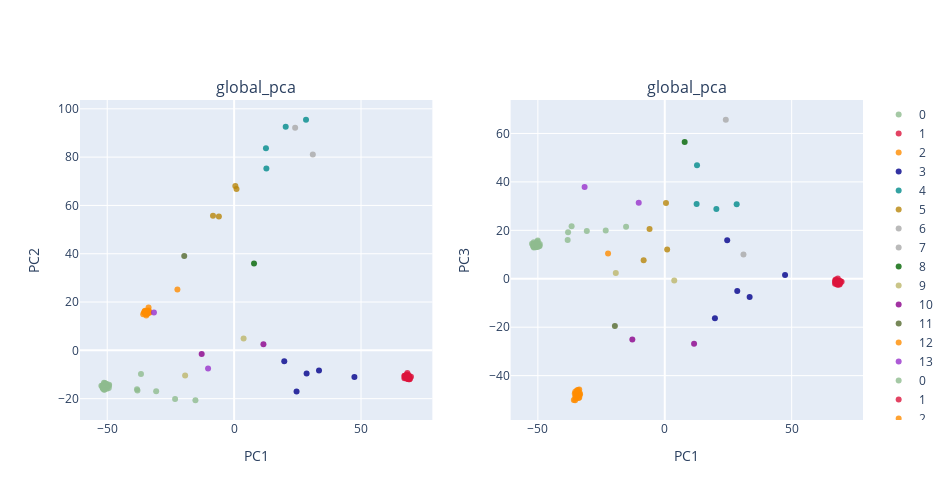

The code cell stored with this chart in its notebook:
### Code cell
###
plot_global_pca(feats,label_select,PCA_color_ref,title= 'global_pca',height= 500,width= 950)

### Figure 1 — Plotly figure (JSON) as saved in the notebook; plotly's stock layout.template omitted (floating-point values rounded to 4 significant figures)
{"data": [{"marker": {"color": "darkseagreen", "line": {"width": 0}, "opacity": 0.8, "size": 6, "symbol": "circle"}, "mode": "markers", "name": "0", "type": "scatter", "x": [-50.93, -50.12, -51.79, -50.19, -50.83, -51.43, -51.28, -51.61, -49.25, -50.67, -50.85, -49.35, -50.93, -51.47, -51.26, -50.62, -51.79, -51.22, -50.08, -51.3, -51.49, -51.57, -50.14, -50.28, -50.72, -49.99, -50.06, -50.8, -49.39, -51.83, -52.31, -51.13, -50.6, -51.6, -51.51, -51.82, -50.68, -51.19, -50.17, -50.72, -23.26, -36.7, -30.72, -38.1, -15.25, -38.26], "xaxis": "x", "y": [-15.27, -15.34, -15.58, -14.34, -14.78, -15.55, -13.39, -15.74, -14.22, -14.27, -14.35, -14.62, -13.52, -16.0, -15.02, -14.32, -14.7, -15.4, -15.06, -14.53, -14.29, -15.23, -15.9, -15.22, -13.96, -14.51, -15.06, -14.61, -15.58, -15.16, -14.64, -16.16, -15.31, -14.65, -15.72, -14.56, -14.08, -16.34, -13.96, -13.81, -20.09, -9.797, -16.9, -16.67, -20.66, -16.13], "yaxis": "y"}, {"marker": {"color": "crimson", "line": {"width": 0}, "opacity": 0.8, "size": 6, "symbol": "circle"}, "mode": "markers", "name": "1", "type": "scatter", "x": [67.65, 68.88, 69.12, 68.48, 68.26, 68.97, 68.31, 68.32, 68.04, 67.09, 68.0, 67.91, 68.14, 68.49, 67.64, 68.53, 68.12, 69.68, 67.45, 68.55, 67.14, 68.86, 68.36, 67.27, 68.49, 67.65, 67.13, 68.76, 68.08, 67.6, 69.12, 68.11, 68.78, 69.01, 68.08, 69.24, 67.97, 68.18, 68.96, 68.54], "xaxis": "x", "y": [-10.43, -10.92, -11.97, -11.32, -9.388, -11.51, -11.87, -11.07, -10.04, -11.6, -10.84, -11.57, -11.68, -10.64, -11.21, -10.84, -11.1, -10.95, -10.68, -11.29, -10.53, -11.36, -10.24, -11.24, -11.42, -10.99, -10.66, -10.35, -10.97, -10.47, -11.04, -10.38, -12.01, -10.82, -11.47, -11.71, -11.2, -10.96, -11.25, -10.79], "yaxis": "y"}, {"marker": {"color": "darkorange", "line": {"width": 0}, "opacity": 0.8, "size": 6, "symbol": "circle"}, "mode": "markers", "name": "2", "type": "scatter", "x": [-34.27, -33.7, -33.56, -34.23, -34.58, -35.83, -33.96, -33.4, -33.71, -35.02, -34.69, -34.35, -33.57, -35.23, -34.63, -35.07, -34.79, -35.26, -35.32, -35.47], "xaxis": "x", "y": [16.03, 16.52, 15.7, 15.07, 15.34, 14.99, 15.88, 15.61, 17.7, 15.76, 15.03, 16.36, 16.05, 16.16, 14.44, 16.45, 16.04, 15.5, 15.77, 15.7], "yaxis": "y"}, {"marker": {"color": "darkblue", "line": {"width": 0}, "opacity": 0.8, "size": 6, "symbol": "circle"}, "mode": "markers", "name": "3", "type": "scatter", "x": [47.39, 28.56, 33.43, 24.6, 19.75], "xaxis": "x", "y": [-11.07, -9.611, -8.332, -17.01, -4.481], "yaxis": "y"}, {"marker": {"color": "darkcyan", "line": {"width": 0}, "opacity": 0.8, "size": 6, "symbol": "circle"}, "mode": "markers", "name": "4", "type": "scatter", "x": [20.32, 12.7, 12.54, 28.33], "xaxis": "x", "y": [92.58, 75.26, 83.69, 95.47], "yaxis": "y"}, {"marker": {"color": "darkgoldenrod", "line": {"width": 0}, "opacity": 0.8, "size": 6, "symbol": "circle"}, "mode": "markers", "name": "5", "type": "scatter", "x": [0.9393, -8.325, -6.001, 0.4727], "xaxis": "x", "y": [66.82, 55.72, 55.45, 68.02], "yaxis": "y"}, {"marker": {"color": "darkgray", "line": {"width": 0}, "opacity": 0.8, "size": 6, "symbol": "circle"}, "mode": "markers", "name": "6", "type": "scatter", "x": [31.0], "xaxis": "x", "y": [81.1], "yaxis": "y"}, {"marker": {"color": "darkgrey", "line": {"width": 0}, "opacity": 0.8, "size": 6, "symbol": "circle"}, "mode": "markers", "name": "7", "type": "scatter", "x": [24.04], "xaxis": "x", "y": [92.12], "yaxis": "y"}, {"marker": {"color": "darkgreen", "line": {"width": 0}, "opacity": 0.8, "size": 6, "symbol": "circle"}, "mode": "markers", "name": "8", "type": "scatter", "x": [7.837], "xaxis": "x", "y": [35.95], "yaxis": "y"}, {"marker": {"color": "darkkhaki", "line": {"width": 0}, "opacity": 0.8, "size": 6, "symbol": "circle"}, "mode": "markers", "name": "9", "type": "scatter", "x": [3.733, -19.3], "xaxis": "x", "y": [4.934, -10.38], "yaxis": "y"}, {"marker": {"color": "darkmagenta", "line": {"width": 0}, "opacity": 0.8, "size": 6, "symbol": "circle"}, "mode": "markers", "name": "10", "type": "scatter", "x": [11.54, -12.78], "xaxis": "x", "y": [2.54, -1.504], "yaxis": "y"}, {"marker": {"color": "darkolivegreen", "line": {"width": 0}, "opacity": 0.8, "size": 6, "symbol": "circle"}, "mode": "markers", "name": "11", "type": "scatter", "x": [-19.66], "xaxis": "x", "y": [39.06], "yaxis": "y"}, {"marker": {"color": "darkorange", "line": {"width": 0}, "opacity": 0.8, "size": 6, "symbol": "circle"}, "mode": "markers", "name": "12", "type": "scatter", "x": [-22.35], "xaxis": "x", "y": [25.15], "yaxis": "y"}, {"marker": {"color": "darkorchid", "line": {"width": 0}, "opacity": 0.8, "size": 6, "symbol": "circle"}, "mode": "markers", "name": "13", "type": "scatter", "x": [-10.26, -31.59], "xaxis": "x", "y": [-7.492, 15.7], "yaxis": "y"}, {"marker": {"color": "darkseagreen", "line": {"width": 0}, "opacity": 0.8, "size": 6, "symbol": "circle"}, "mode": "markers", "name": "0", "type": "scatter", "x": [-50.93, -50.12, -51.79, -50.19, -50.83, -51.43, -51.28, -51.61, -49.25, -50.67, -50.85, -49.35, -50.93, -51.47, -51.26, -50.62, -51.79, -51.22, -50.08, -51.3, -51.49, -51.57, -50.14, -50.28, -50.72, -49.99, -50.06, -50.8, -49.39, -51.83, -52.31, -51.13, -50.6, -51.6, -51.51, -51.82, -50.68, -51.19, -50.17, -50.72, -23.26, -36.7, -30.72, -38.1, -15.25, -38.26], "xaxis": "x2", "y": [13.64, 14.47, 14.49, 13.78, 14.0, 13.69, 14.42, 14.02, 14.4, 13.08, 13.99, 13.52, 12.98, 13.1, 13.54, 14.85, 13.6, 14.01, 13.23, 14.13, 13.34, 12.96, 15.41, 14.65, 14.28, 13.26, 15.76, 14.02, 13.65, 14.01, 14.45, 13.54, 14.27, 15.1, 14.18, 13.36, 14.36, 14.1, 14.64, 14.11, 19.88, 21.68, 19.71, 19.19, 21.47, 15.98], "yaxis": "y2"}, {"marker": {"color": "crimson", "line": {"width": 0}, "opacity": 0.8, "size": 6, "symbol": "circle"}, "mode": "markers", "name": "1", "type": "scatter", "x": [67.65, 68.88, 69.12, 68.48, 68.26, 68.97, 68.31, 68.32, 68.04, 67.09, 68.0, 67.91, 68.14, 68.49, 67.64, 68.53, 68.12, 69.68, 67.45, 68.55, 67.14, 68.86, 68.36, 67.27, 68.49, 67.65, 67.13, 68.76, 68.08, 67.6, 69.12, 68.11, 68.78, 69.01, 68.08, 69.24, 67.97, 68.18, 68.96, 68.54], "xaxis": "x2", "y": [-1.953, -2.412, -1.338, -1.727, -1.477, -1.804, -2.367, -0.9744, -2.477, -2.099, -1.583, -2.111, -1.323, -1.788, -1.34, -1.414, -1.994, -1.267, -0.2605, -0.752, -1.431, -1.445, -1.957, -1.058, -1.697, -0.7982, -0.6563, -2.073, -1.337, -2.093, -1.099, -1.421, -1.743, -1.358, -1.848, -1.055, -1.132, 0.06116, -1.067, -1.229], "yaxis": "y2"}, {"marker": {"color": "darkorange", "line": {"width": 0}, "opacity": 0.8, "size": 6, "symbol": "circle"}, "mode": "markers", "name": "2", "type": "scatter", "x": [-34.27, -33.7, -33.56, -34.23, -34.58, -35.83, -33.96, -33.4, -33.71, -35.02, -34.69, -34.35, -33.57, -35.23, -34.63, -35.07, -34.79, -35.26, -35.32, -35.47], "xaxis": "x2", "y": [-48.15, -49.0, -47.1, -45.96, -47.89, -50.07, -49.2, -47.66, -45.69, -47.33, -48.07, -47.58, -47.98, -48.91, -46.1, -48.54, -49.26, -46.64, -50.16, -47.43], "yaxis": "y2"}, {"marker": {"color": "darkblue", "line": {"width": 0}, "opacity": 0.8, "size": 6, "symbol": "circle"}, "mode": "markers", "name": "3", "type": "scatter", "x": [47.39, 28.56, 33.43, 24.6, 19.75], "xaxis": "x2", "y": [1.574, -5.098, -7.564, 15.87, -16.28], "yaxis": "y2"}, {"marker": {"color": "darkcyan", "line": {"width": 0}, "opacity": 0.8, "size": 6, "symbol": "circle"}, "mode": "markers", "name": "4", "type": "scatter", "x": [20.32, 12.7, 12.54, 28.33], "xaxis": "x2", "y": [28.77, 46.89, 30.9, 30.72], "yaxis": "y2"}, {"marker": {"color": "darkgoldenrod", "line": {"width": 0}, "opacity": 0.8, "size": 6, "symbol": "circle"}, "mode": "markers", "name": "5", "type": "scatter", "x": [0.9393, -8.325, -6.001, 0.4727], "xaxis": "x2", "y": [12.11, 7.601, 20.6, 31.24], "yaxis": "y2"}, {"marker": {"color": "darkgray", "line": {"width": 0}, "opacity": 0.8, "size": 6, "symbol": "circle"}, "mode": "markers", "name": "6", "type": "scatter", "x": [31.0], "xaxis": "x2", "y": [10.02], "yaxis": "y2"}, {"marker": {"color": "darkgrey", "line": {"width": 0}, "opacity": 0.8, "size": 6, "symbol": "circle"}, "mode": "markers", "name": "7", "type": "scatter", "x": [24.04], "xaxis": "x2", "y": [65.66], "yaxis": "y2"}, {"marker": {"color": "darkgreen", "line": {"width": 0}, "opacity": 0.8, "size": 6, "symbol": "circle"}, "mode": "markers", "name": "8", "type": "scatter", "x": [7.837], "xaxis": "x2", "y": [56.49], "yaxis": "y2"}, {"marker": {"color": "darkkhaki", "line": {"width": 0}, "opacity": 0.8, "size": 6, "symbol": "circle"}, "mode": "markers", "name": "9", "type": "scatter", "x": [3.733, -19.3], "xaxis": "x2", "y": [-0.7326, 2.372], "yaxis": "y2"}, {"marker": {"color": "darkmagenta", "line": {"width": 0}, "opacity": 0.8, "size": 6, "symbol": "circle"}, "mode": "markers", "name": "10", "type": "scatter", "x": [11.54, -12.78], "xaxis": "x2", "y": [-26.85, -25.09], "yaxis": "y2"}, {"marker": {"color": "darkolivegreen", "line": {"width": 0}, "opacity": 0.8, "size": 6, "symbol": "circle"}, "mode": "markers", "name": "11", "type": "scatter", "x": [-19.66], "xaxis": "x2", "y": [-19.5], "yaxis": "y2"}, {"marker": {"color": "darkorange", "line": {"width": 0}, "opacity": 0.8, "size": 6, "symbol": "circle"}, "mode": "markers", "name": "12", "type": "scatter", "x": [-22.35], "xaxis": "x2", "y": [10.41], "yaxis": "y2"}, {"marker": {"color": "darkorchid", "line": {"width": 0}, "opacity": 0.8, "size": 6, "symbol": "circle"}, "mode": "markers", "name": "13", "type": "scatter", "x": [-10.26, -31.59], "xaxis": "x2", "y": [31.37, 37.85], "yaxis": "y2"}], "layout": {"annotations": [{"font": {"size": 16}, "showarrow": false, "text": "global_pca", "x": 0.225, "xanchor": "center", "xref": "paper", "y": 1, "yanchor": "bottom", "yref": "paper"}, {"font": {"size": 16}, "showarrow": false, "text": "global_pca", "x": 0.775, "xanchor": "center", "xref": "paper", "y": 1, "yanchor": "bottom", "yref": "paper"}], "height": 500, "width": 950, "xaxis": {"anchor": "y", "domain": [0, 0.45], "title": {"text": "PC1"}}, "xaxis2": {"anchor": "y2", "domain": [0.55, 1], "title": {"text": "PC1"}}, "yaxis": {"anchor": "x", "domain": [0, 1], "title": {"text": "PC2"}}, "yaxis2": {"anchor": "x2", "domain": [0, 1], "title": {"text": "PC3"}}}}
